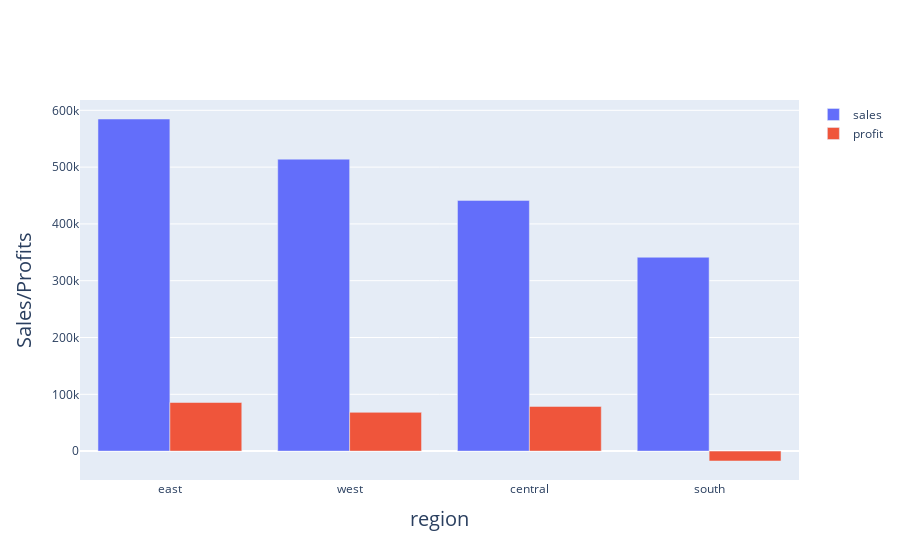

The code cell stored with this chart in its notebook:
### Markdown cell above
**The above plot is a heatmap showing the correlation between all variables.**

**As we can see above 0.6 - 1 shows a strong correlation, this shows we have just one positively correlated variable amongst others which is 'order id and row id'.**

**From the above 0 - 0.4 shows a weak correlation and we have a few correlations in this category such as 'sales and unit price', 'sales and profit', and many more.**

**Lastly 0 - (-value) shows a negative correlation between variables. in this category just as we can see above, many variables fall within this category.**

### Code cell
temp = df.groupby('region').sum().sort_values('sales',ascending=False)

data = []

data.append(go.Bar(x=temp.index,y=temp['sales'],name='sales'))
data.append(go.Bar(x=temp.index,y=temp['profit'],name='profit'))

layout = go.Layout(xaxis=dict(title='region',titlefont=dict(size=20)),
                   yaxis=dict(title='Sales/Profits',titlefont=dict(size=20)))

iplot(dict(data=data,layout=layout))

### Figure 1 — Plotly figure (JSON) as saved in the notebook; plotly's stock layout.template omitted (floating-point values rounded to 4 significant figures)
{"data": [{"name": "sales", "type": "bar", "x": ["east", "west", "central", "south"], "y": [584700.0, 514000.0, 441400.0, 341300.0]}, {"name": "profit", "type": "bar", "x": ["east", "west", "central", "south"], "y": [85580.0, 68230.0, 78650.0, -17430.0]}], "layout": {"xaxis": {"title": {"font": {"size": 20}, "text": "region"}}, "yaxis": {"title": {"font": {"size": 20}, "text": "Sales/Profits"}}}}
